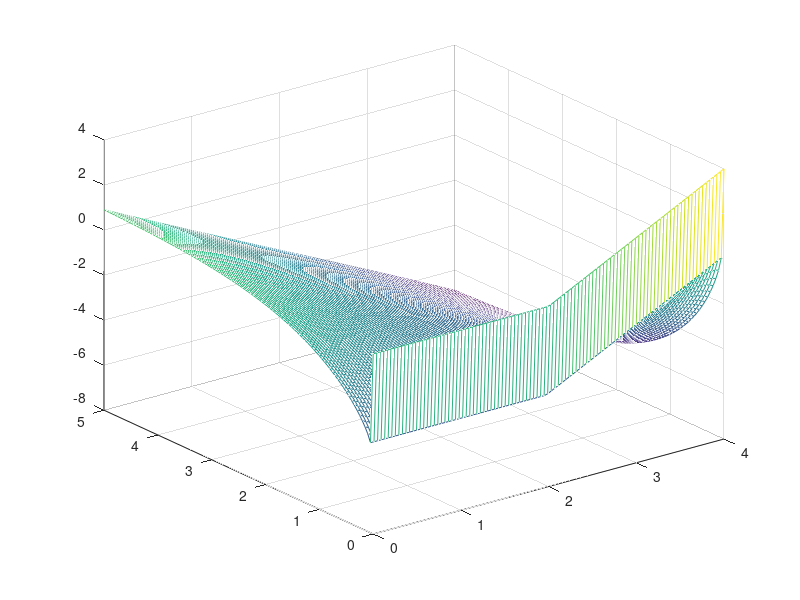
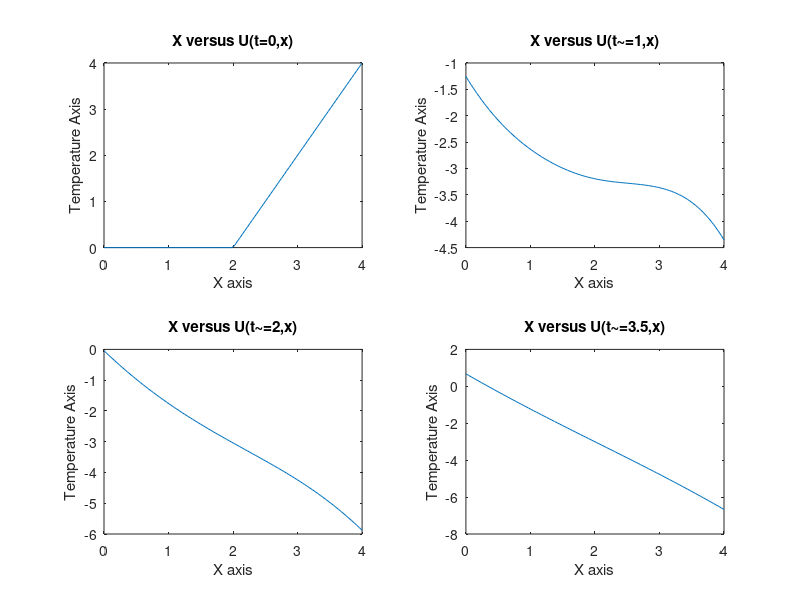

Here is the MATLAB script that generated these plots, in order:
clc,clear

i=1;
nmax=1000;
a=0;
x=linspace(0,4,100);
t=linspace(0.00001,5,length(x));
u=zeros(length(x),length(x));
for n=1:length(x)
    if x(n)<2
        u(1,n)=0;
    else
        u(1,n)=2*x(n)-4;
    end
end

n=1;

while i<=length(x)-1
    
    while n<nmax
        
        a=a+-16/(n^2*pi()^2)*(cos(n*pi/2)+1+2*(-1)^(n+1)).*exp(-(n*pi/4)*t(1,i)).*cos(n*pi*x(1,:)/4);
        n=n+1;
        
    end
    
    u(i+1,:)=-2*x+1+a;
    a=0;
    n=1;
    i=i+1;
    
end
figure(1);
mesh(x,t,u)
figure(2);

hold on
subplot(2,2,1)
plot(x,u(1,:))
title('X versus U(t=0,x)')
xlabel('X axis')
ylabel('Temperature Axis')
subplot(2,2,2)
plot(x,u(20,:))
title('X versus U(t~=1,x)')
xlabel('X axis')
ylabel('Temperature Axis')
subplot(2,2,3)
plot(x,u(40,:))
title('X versus U(t~=2,x)')
xlabel('X axis')
ylabel('Temperature Axis')
subplot(2,2,4)
plot(x,u(70,:))
title('X versus U(t~=3.5,x)') 
xlabel('X axis')
ylabel('Temperature Axis')
hold off
